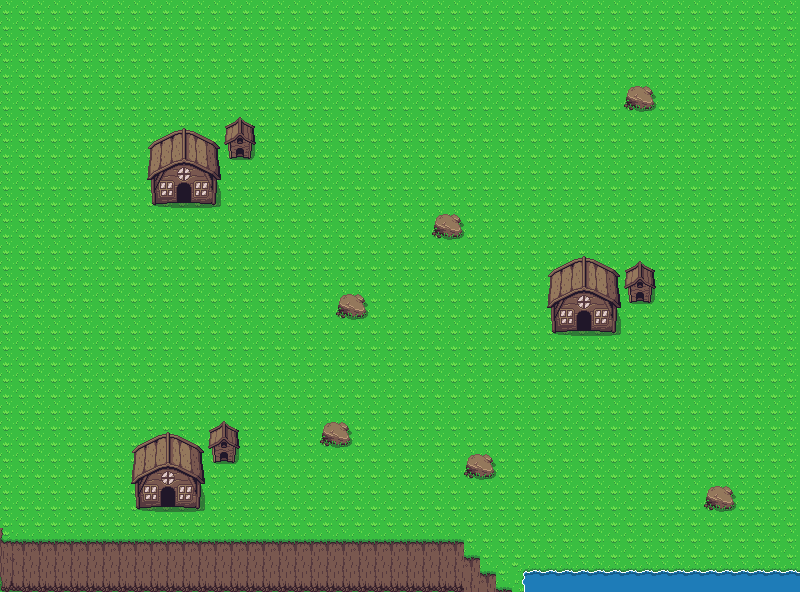

The image is a tile-based game level rendered from a .tmx file. Its description and source (layers, tilesets, objects; grid data summarised) follow:
An orthogonal 50x37 tile map with 16x16 px tiles, 2 tile layers (fundo, decoracoes).

<map version="1.10" tiledversion="1.10.2" orientation="orthogonal" renderorder="right-down" width="50" height="37" tilewidth="16" tileheight="16" infinite="0" nextlayerid="4" nextobjectid="1">
 <tileset firstgid="1" source="Overworld.tsx" />
 <layer id="1" name="fundo" width="50" height="37">
  <data>[1850 cells, 1850 non-empty, 1 distinct tile ids]</data>
 </layer>
 <layer id="3" name="decoracoes" width="50" height="37">
  <data>[1850 cells, 275 non-empty, 47 distinct tile ids]</data>
 </layer>
</map>
